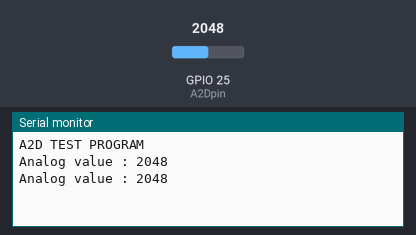
A sketch run on a simulated ESP32. On the bench: the last lines printed to the serial monitor. Inputs (shaded band) come from the test bench; at power-on: GPIO 25 (A2Dpin) = 2048.

Above: at 1.8 s.
1.9 s: GPIO 25 (A2Dpin) set to 2866
At 2.7 s:
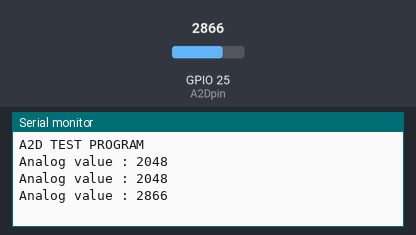
3.4 s: GPIO 25 (A2Dpin) set to 3603
At 4.8 s:
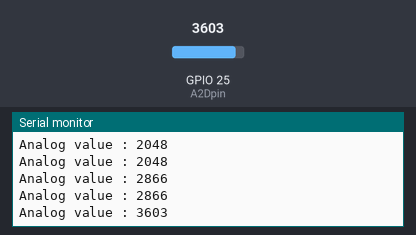
Timing chart, 0 to 6.4 s (numbered marks = the images above; inputs shaded):
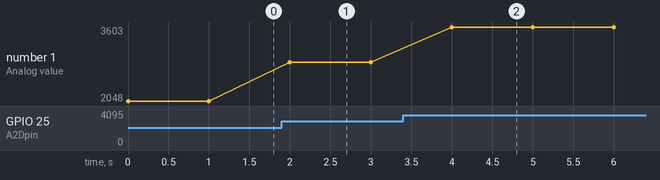

Measured:
- after the input at 1.9 s, the serial monitor: prints a new line after 0.10 s (image 1)
- after the input at 3.4 s, the serial monitor: prints a new line after 0.60 s (image 2)
- plotted number 1: 2048 → 2866 after the input at 1.9 s, 2866 → 3603 after the input at 3.4 s

The sketch:

ESP32_ADC.ino
```cpp
#define A2Dpin 25
void setup() {
  // put your setup code here, to run once:
  Serial.begin(9600);
  Serial.println("A2D TEST PROGRAM ");
  pinMode(A2Dpin, INPUT);
}

void loop() {
  // put your main code here, to run repeatedly:
  Serial.print("Analog value : ");
  Serial.println(analogRead(A2Dpin));
  delay(1000);
}
```
